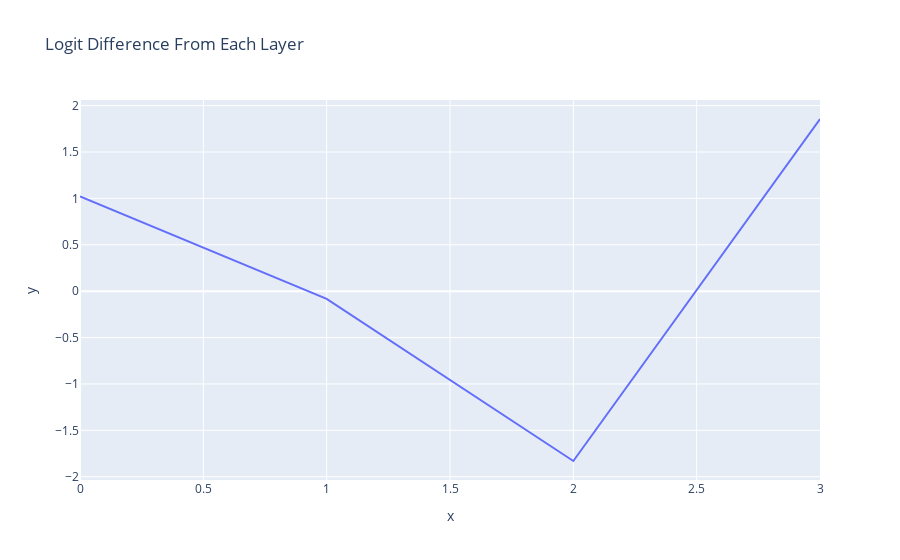

Write notebook code for a chart like this one.
### Code cell
# Get the (accumulated) residuals after each layer
per_layer_residual, labels = cache.decompose_resid(layer=-1, pos_slice=-1, return_labels=True)
print(per_layer_residual.shape)

# Get the logit difference per layer
per_layer_logit_diffs = residual_stack_to_logit_diff(per_layer_residual, cache, logit_diff_directions, prompts)

line(per_layer_logit_diffs, hover_name=labels, title="Logit Difference From Each Layer")

### Figure 1 — Plotly figure (JSON) as saved in the notebook; plotly's stock layout.template omitted (floating-point values rounded to 4 significant figures)
{"data": [{"hovertemplate": "<b>%{hovertext}</b><br><br>x=%{x}<br>y=%{y}<extra></extra>", "hovertext": ["embed", "pos_embed", "0_attn_out", "0_mlp_out"], "legendgroup": "", "line": {"color": "#636efa", "dash": "solid"}, "marker": {"symbol": "circle"}, "mode": "lines", "name": "", "orientation": "v", "showlegend": false, "type": "scatter", "x": [0, 1, 2, 3], "xaxis": "x", "y": [1.021, -0.08311, -1.831, 1.855], "yaxis": "y"}], "layout": {"legend": {"tracegroupgap": 0}, "title": {"text": "Logit Difference From Each Layer"}, "xaxis": {"anchor": "y", "domain": [0, 1], "title": {"text": "x"}}, "yaxis": {"anchor": "x", "domain": [0, 1], "title": {"text": "y"}}}}
